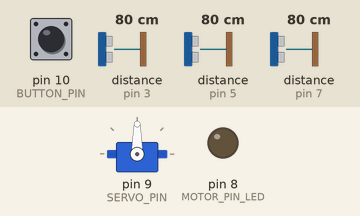
Simulated run of this sketch. Board: Arduino Uno, built with avr-gcc and run on an emulated ATmega328P. On the bench: servo, output pins drawn as LEDs (lit = HIGH). Wiring (inferred from the names in the program): 3 × ultrasonic range finder: trigger pin 2, echo pin 3 / trigger pin 4, echo pin 5 / trigger pin 6, echo pin 7. The inputs (shaded band) are chosen by the test bench; at power-on: pin 10 (BUTTON_PIN) LOW, distance to the obstacle (sensors on pin 3, pin 5, pin 7) 80 cm. The echo pulse lasts 58.3 µs per cm; pins used as bus, display or sensor lines are not drawn.

Above: at 1.2 s.
1.3 s: pin 10 (BUTTON_PIN) pulled HIGH for 0.15 s
At 1.4 s:
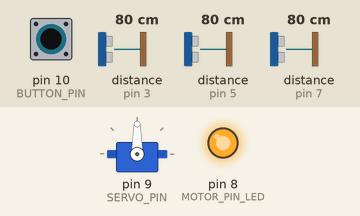
2.9 s: pin 10 (BUTTON_PIN) pulled HIGH for 3.2 s
At 7.3 s:
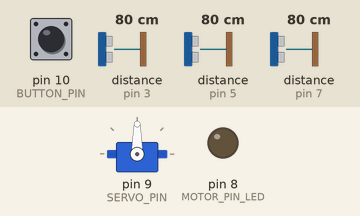
Timing chart, 0 to 8.8 s (numbered marks = the images above; inputs shaded):
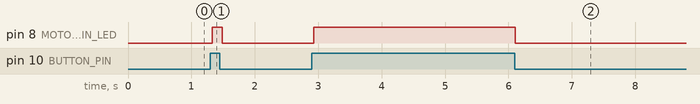

The sketch:

rightleft.ino
```cpp
#include <Servo.h>
const int FRONT_TRIG_PIN = 4;
const int FRONT_ECHO_PIN = 5;
const int LEFT_TRIG_PIN = 2;
const int LEFT_ECHO_PIN = 3;
const int RIGHT_TRIG_PIN = 6;
const int RIGHT_ECHO_PIN = 7;
const int MOTOR_PIN_LED = 8;
const int SERVO_PIN = 9;
const int BUTTON_PIN = 10;

const int ANGLE_MAX = 160;
const int ANGLE_MIN = 20;
const int ANGLE_INCR = 10;

int trig_pins[3] = {FRONT_TRIG_PIN, LEFT_TRIG_PIN, RIGHT_TRIG_PIN};
int echo_pins[3] = {FRONT_ECHO_PIN, LEFT_ECHO_PIN, RIGHT_ECHO_PIN};
char lib_pins[3][6] = {"Front", "Right", "Left"};
char receivedChar;

int trig_pin, echo_pin;
float duration, distance;
float distances[3];

Servo servo;
int angle=70;

void setup() {

  pinMode(MOTOR_PIN_LED, OUTPUT);
  for (int i=0; i<3; i++) {
    pinMode(trig_pins[i], OUTPUT);
    pinMode(echo_pins[i], INPUT);
  }
  servo.attach(SERVO_PIN);
  Serial.begin(9600);
}

void loop() {
  measure();
  if (digitalRead(BUTTON_PIN)==1) {
    digitalWrite(MOTOR_PIN_LED, HIGH);
    measure();
    if(distances[1]>(distances[0]+distances[2])){
      right();
      Serial.println(angle);
    }
    if(distances[2]>(distances[0]+distances[1])){
      left();
      Serial.println(angle);
    }
  }
  if (digitalRead(BUTTON_PIN)==0){
    digitalWrite(MOTOR_PIN_LED, LOW);
  }
  delay(50);
}

void measure() {
  for (int i=0; i<3; i++) {
        trig_pin = trig_pins[i];
        echo_pin = echo_pins[i];

        digitalWrite(trig_pin, LOW);
        delayMicroseconds(2);
        digitalWrite(trig_pin, HIGH);
        delayMicroseconds(10);
        digitalWrite(trig_pin, LOW);

        duration = pulseIn(echo_pin, HIGH);
        if (duration > 0){
          distance = (duration * 0.0343) / 2;
          distances[i] = distance;
        }
   }
}

void measurePrint() {
  for (int i=0; i<3; i++) {
    Serial.print("Distance sensor ");
    Serial.print(lib_pins[i]);
    Serial.print(" :");
    Serial.print(distances[i]);
    Serial.println(" cm");
  }
}
void error() {
  for (int i=0; i<3; i++) {
    Serial.print("Distance sensor ");
    Serial.print(lib_pins[i]);
    Serial.println(" : No echo received");

  }
}
void right() {
  if (angle<=ANGLE_MAX){
  	angle+=ANGLE_INCR;
  }
  servo.write(angle);
}
void left() {
  if (angle>=ANGLE_MIN){
  	angle-=ANGLE_INCR;
  }
  servo.write(angle);
}
```

Measured:
- after the input at 1.3 s, pin 8 (MOTOR_PIN_LED): LOW → HIGH at once, → LOW 0.16 s later
- after the input at 2.9 s, pin 8 (MOTOR_PIN_LED): LOW → HIGH at once, → LOW 3.2 s later
